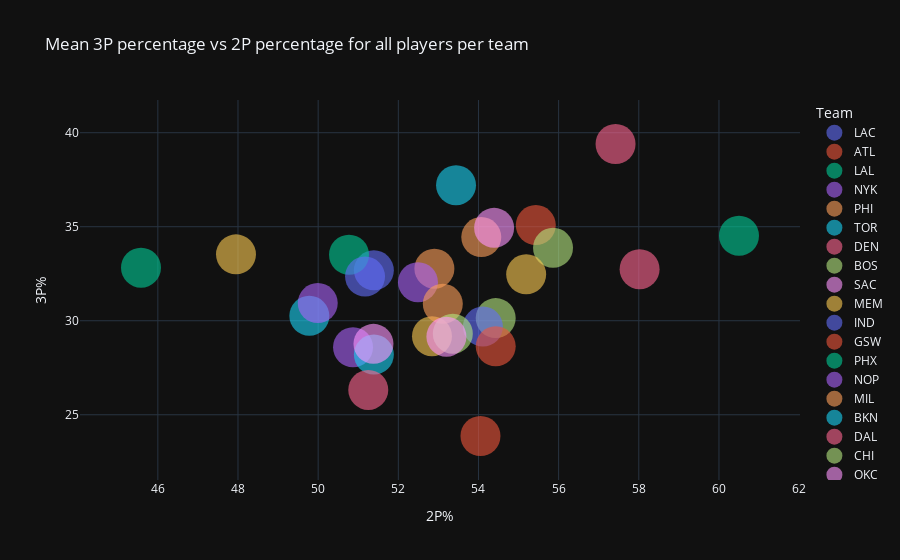

Source (notebook cell):
### Code cell
px.scatter(df_times,
           y='3P%', 
           x='2P%',
           hover_data='Team',
           template='plotly_dark',
           color='Team',
           title='Mean 3P percentage vs 2P percentage for all players per team',
           opacity=0.6).update_traces(marker_size=40)

### Figure 1 — Plotly figure (JSON) as saved in the notebook; plotly's stock layout.template omitted (floating-point values rounded to 4 significant figures)
{"data": [{"customdata": [["LAC"]], "hovertemplate": "Team=%{customdata[0]}<br>2P%=%{x}<br>3P%=%{y}<extra></extra>", "legendgroup": "LAC", "marker": {"color": "#636efa", "opacity": 0.6, "size": 40, "symbol": "circle"}, "mode": "markers", "name": "LAC", "orientation": "v", "showlegend": true, "type": "scatter", "x": [51.39], "xaxis": "x", "y": [32.68], "yaxis": "y"}, {"customdata": [["ATL"]], "hovertemplate": "Team=%{customdata[0]}<br>2P%=%{x}<br>3P%=%{y}<extra></extra>", "legendgroup": "ATL", "marker": {"color": "#EF553B", "opacity": 0.6, "size": 40, "symbol": "circle"}, "mode": "markers", "name": "ATL", "orientation": "v", "showlegend": true, "type": "scatter", "x": [54.05], "xaxis": "x", "y": [23.87], "yaxis": "y"}, {"customdata": [["LAL"]], "hovertemplate": "Team=%{customdata[0]}<br>2P%=%{x}<br>3P%=%{y}<extra></extra>", "legendgroup": "LAL", "marker": {"color": "#00cc96", "opacity": 0.6, "size": 40, "symbol": "circle"}, "mode": "markers", "name": "LAL", "orientation": "v", "showlegend": true, "type": "scatter", "x": [45.58], "xaxis": "x", "y": [32.82], "yaxis": "y"}, {"customdata": [["NYK"]], "hovertemplate": "Team=%{customdata[0]}<br>2P%=%{x}<br>3P%=%{y}<extra></extra>", "legendgroup": "NYK", "marker": {"color": "#ab63fa", "opacity": 0.6, "size": 40, "symbol": "circle"}, "mode": "markers", "name": "NYK", "orientation": "v", "showlegend": true, "type": "scatter", "x": [50.87], "xaxis": "x", "y": [28.59], "yaxis": "y"}, {"customdata": [["PHI"]], "hovertemplate": "Team=%{customdata[0]}<br>2P%=%{x}<br>3P%=%{y}<extra></extra>", "legendgroup": "PHI", "marker": {"color": "#FFA15A", "opacity": 0.6, "size": 40, "symbol": "circle"}, "mode": "markers", "name": "PHI", "orientation": "v", "showlegend": true, "type": "scatter", "x": [52.9], "xaxis": "x", "y": [32.77], "yaxis": "y"}, {"customdata": [["TOR"]], "hovertemplate": "Team=%{customdata[0]}<br>2P%=%{x}<br>3P%=%{y}<extra></extra>", "legendgroup": "TOR", "marker": {"color": "#19d3f3", "opacity": 0.6, "size": 40, "symbol": "circle"}, "mode": "markers", "name": "TOR", "orientation": "v", "showlegend": true, "type": "scatter", "x": [51.39], "xaxis": "x", "y": [28.2], "yaxis": "y"}, {"customdata": [["DEN"]], "hovertemplate": "Team=%{customdata[0]}<br>2P%=%{x}<br>3P%=%{y}<extra></extra>", "legendgroup": "DEN", "marker": {"color": "#FF6692", "opacity": 0.6, "size": 40, "symbol": "circle"}, "mode": "markers", "name": "DEN", "orientation": "v", "showlegend": true, "type": "scatter", "x": [57.42], "xaxis": "x", "y": [39.4], "yaxis": "y"}, {"customdata": [["BOS"]], "hovertemplate": "Team=%{customdata[0]}<br>2P%=%{x}<br>3P%=%{y}<extra></extra>", "legendgroup": "BOS", "marker": {"color": "#B6E880", "opacity": 0.6, "size": 40, "symbol": "circle"}, "mode": "markers", "name": "BOS", "orientation": "v", "showlegend": true, "type": "scatter", "x": [54.43], "xaxis": "x", "y": [30.14], "yaxis": "y"}, {"customdata": [["SAC"]], "hovertemplate": "Team=%{customdata[0]}<br>2P%=%{x}<br>3P%=%{y}<extra></extra>", "legendgroup": "SAC", "marker": {"color": "#FF97FF", "opacity": 0.6, "size": 40, "symbol": "circle"}, "mode": "markers", "name": "SAC", "orientation": "v", "showlegend": true, "type": "scatter", "x": [51.38], "xaxis": "x", "y": [28.77], "yaxis": "y"}, {"customdata": [["MEM"]], "hovertemplate": "Team=%{customdata[0]}<br>2P%=%{x}<br>3P%=%{y}<extra></extra>", "legendgroup": "MEM", "marker": {"color": "#FECB52", "opacity": 0.6, "size": 40, "symbol": "circle"}, "mode": "markers", "name": "MEM", "orientation": "v", "showlegend": true, "type": "scatter", "x": [52.84], "xaxis": "x", "y": [29.18], "yaxis": "y"}, {"customdata": [["IND"]], "hovertemplate": "Team=%{customdata[0]}<br>2P%=%{x}<br>3P%=%{y}<extra></extra>", "legendgroup": "IND", "marker": {"color": "#636efa", "opacity": 0.6, "size": 40, "symbol": "circle"}, "mode": "markers", "name": "IND", "orientation": "v", "showlegend": true, "type": "scatter", "x": [54.11], "xaxis": "x", "y": [29.69], "yaxis": "y"}, {"customdata": [["GSW"]], "hovertemplate": "Team=%{customdata[0]}<br>2P%=%{x}<br>3P%=%{y}<extra></extra>", "legendgroup": "GSW", "marker": {"color": "#EF553B", "opacity": 0.6, "size": 40, "symbol": "circle"}, "mode": "markers", "name": "GSW", "orientation": "v", "showlegend": true, "type": "scatter", "x": [55.43], "xaxis": "x", "y": [35.09], "yaxis": "y"}, {"customdata": [["PHX"]], "hovertemplate": "Team=%{customdata[0]}<br>2P%=%{x}<br>3P%=%{y}<extra></extra>", "legendgroup": "PHX", "marker": {"color": "#00cc96", "opacity": 0.6, "size": 40, "symbol": "circle"}, "mode": "markers", "name": "PHX", "orientation": "v", "showlegend": true, "type": "scatter", "x": [50.77], "xaxis": "x", "y": [33.51], "yaxis": "y"}, {"customdata": [["NOP"]], "hovertemplate": "Team=%{customdata[0]}<br>2P%=%{x}<br>3P%=%{y}<extra></extra>", "legendgroup": "NOP", "marker": {"color": "#ab63fa", "opacity": 0.6, "size": 40, "symbol": "circle"}, "mode": "markers", "name": "NOP", "orientation": "v", "showlegend": true, "type": "scatter", "x": [52.49], "xaxis": "x", "y": [32.05], "yaxis": "y"}, {"customdata": [["MIL"]], "hovertemplate": "Team=%{customdata[0]}<br>2P%=%{x}<br>3P%=%{y}<extra></extra>", "legendgroup": "MIL", "marker": {"color": "#FFA15A", "opacity": 0.6, "size": 40, "symbol": "circle"}, "mode": "markers", "name": "MIL", "orientation": "v", "showlegend": true, "type": "scatter", "x": [54.07], "xaxis": "x", "y": [34.45], "yaxis": "y"}, {"customdata": [["BKN"]], "hovertemplate": "Team=%{customdata[0]}<br>2P%=%{x}<br>3P%=%{y}<extra></extra>", "legendgroup": "BKN", "marker": {"color": "#19d3f3", "opacity": 0.6, "size": 40, "symbol": "circle"}, "mode": "markers", "name": "BKN", "orientation": "v", "showlegend": true, "type": "scatter", "x": [49.78], "xaxis": "x", "y": [30.26], "yaxis": "y"}, {"customdata": [["DAL"]], "hovertemplate": "Team=%{customdata[0]}<br>2P%=%{x}<br>3P%=%{y}<extra></extra>", "legendgroup": "DAL", "marker": {"color": "#FF6692", "opacity": 0.6, "size": 40, "symbol": "circle"}, "mode": "markers", "name": "DAL", "orientation": "v", "showlegend": true, "type": "scatter", "x": [58.02], "xaxis": "x", "y": [32.74], "yaxis": "y"}, {"customdata": [["CHI"]], "hovertemplate": "Team=%{customdata[0]}<br>2P%=%{x}<br>3P%=%{y}<extra></extra>", "legendgroup": "CHI", "marker": {"color": "#B6E880", "opacity": 0.6, "size": 40, "symbol": "circle"}, "mode": "markers", "name": "CHI", "orientation": "v", "showlegend": true, "type": "scatter", "x": [55.86], "xaxis": "x", "y": [33.88], "yaxis": "y"}, {"customdata": [["OKC"]], "hovertemplate": "Team=%{customdata[0]}<br>2P%=%{x}<br>3P%=%{y}<extra></extra>", "legendgroup": "OKC", "marker": {"color": "#FF97FF", "opacity": 0.6, "size": 40, "symbol": "circle"}, "mode": "markers", "name": "OKC", "orientation": "v", "showlegend": true, "type": "scatter", "x": [54.39], "xaxis": "x", "y": [34.94], "yaxis": "y"}, {"customdata": [["MIN"]], "hovertemplate": "Team=%{customdata[0]}<br>2P%=%{x}<br>3P%=%{y}<extra></extra>", "legendgroup": "MIN", "marker": {"color": "#FECB52", "opacity": 0.6, "size": 40, "symbol": "circle"}, "mode": "markers", "name": "MIN", "orientation": "v", "showlegend": true, "type": "scatter", "x": [55.19], "xaxis": "x", "y": [32.47], "yaxis": "y"}, {"customdata": [["POR"]], "hovertemplate": "Team=%{customdata[0]}<br>2P%=%{x}<br>3P%=%{y}<extra></extra>", "legendgroup": "POR", "marker": {"color": "#636efa", "opacity": 0.6, "size": 40, "symbol": "circle"}, "mode": "markers", "name": "POR", "orientation": "v", "showlegend": true, "type": "scatter", "x": [51.17], "xaxis": "x", "y": [32.35], "yaxis": "y"}, {"customdata": [["MIA"]], "hovertemplate": "Team=%{customdata[0]}<br>2P%=%{x}<br>3P%=%{y}<extra></extra>", "legendgroup": "MIA", "marker": {"color": "#EF553B", "opacity": 0.6, "size": 40, "symbol": "circle"}, "mode": "markers", "name": "MIA", "orientation": "v", "showlegend": true, "type": "scatter", "x": [54.43], "xaxis": "x", "y": [28.64], "yaxis": "y"}, {"customdata": [["CLE"]], "hovertemplate": "Team=%{customdata[0]}<br>2P%=%{x}<br>3P%=%{y}<extra></extra>", "legendgroup": "CLE", "marker": {"color": "#00cc96", "opacity": 0.6, "size": 40, "symbol": "circle"}, "mode": "markers", "name": "CLE", "orientation": "v", "showlegend": true, "type": "scatter", "x": [60.5], "xaxis": "x", "y": [34.52], "yaxis": "y"}, {"customdata": [["WAS"]], "hovertemplate": "Team=%{customdata[0]}<br>2P%=%{x}<br>3P%=%{y}<extra></extra>", "legendgroup": "WAS", "marker": {"color": "#ab63fa", "opacity": 0.6, "size": 40, "symbol": "circle"}, "mode": "markers", "name": "WAS", "orientation": "v", "showlegend": true, "type": "scatter", "x": [49.99], "xaxis": "x", "y": [30.94], "yaxis": "y"}, {"customdata": [["SAS"]], "hovertemplate": "Team=%{customdata[0]}<br>2P%=%{x}<br>3P%=%{y}<extra></extra>", "legendgroup": "SAS", "marker": {"color": "#FFA15A", "opacity": 0.6, "size": 40, "symbol": "circle"}, "mode": "markers", "name": "SAS", "orientation": "v", "showlegend": true, "type": "scatter", "x": [53.11], "xaxis": "x", "y": [30.9], "yaxis": "y"}, {"customdata": [["ORL"]], "hovertemplate": "Team=%{customdata[0]}<br>2P%=%{x}<br>3P%=%{y}<extra></extra>", "legendgroup": "ORL", "marker": {"color": "#19d3f3", "opacity": 0.6, "size": 40, "symbol": "circle"}, "mode": "markers", "name": "ORL", "orientation": "v", "showlegend": true, "type": "scatter", "x": [53.44], "xaxis": "x", "y": [37.21], "yaxis": "y"}, {"customdata": [["DET"]], "hovertemplate": "Team=%{customdata[0]}<br>2P%=%{x}<br>3P%=%{y}<extra></extra>", "legendgroup": "DET", "marker": {"color": "#FF6692", "opacity": 0.6, "size": 40, "symbol": "circle"}, "mode": "markers", "name": "DET", "orientation": "v", "showlegend": true, "type": "scatter", "x": [51.25], "xaxis": "x", "y": [26.32], "yaxis": "y"}, {"customdata": [["HOU"]], "hovertemplate": "Team=%{customdata[0]}<br>2P%=%{x}<br>3P%=%{y}<extra></extra>", "legendgroup": "HOU", "marker": {"color": "#B6E880", "opacity": 0.6, "size": 40, "symbol": "circle"}, "mode": "markers", "name": "HOU", "orientation": "v", "showlegend": true, "type": "scatter", "x": [53.36], "xaxis": "x", "y": [29.31], "yaxis": "y"}, {"customdata": [["UTA"]], "hovertemplate": "Team=%{customdata[0]}<br>2P%=%{x}<br>3P%=%{y}<extra></extra>", "legendgroup": "UTA", "marker": {"color": "#FF97FF", "opacity": 0.6, "size": 40, "symbol": "circle"}, "mode": "markers", "name": "UTA", "orientation": "v", "showlegend": true, "type": "scatter", "x": [53.2], "xaxis": "x", "y": [29.15], "yaxis": "y"}, {"customdata": [["CHA"]], "hovertemplate": "Team=%{customdata[0]}<br>2P%=%{x}<br>3P%=%{y}<extra></extra>", "legendgroup": "CHA", "marker": {"color": "#FECB52", "opacity": 0.6, "size": 40, "symbol": "circle"}, "mode": "markers", "name": "CHA", "orientation": "v", "showlegend": true, "type": "scatter", "x": [47.95], "xaxis": "x", "y": [33.53], "yaxis": "y"}], "layout": {"legend": {"title": {"text": "Team"}, "tracegroupgap": 0}, "title": {"text": "Mean 3P percentage vs 2P percentage for all players per team"}, "xaxis": {"anchor": "y", "domain": [0, 1], "title": {"text": "2P%"}}, "yaxis": {"anchor": "x", "domain": [0, 1], "title": {"text": "3P%"}}}}
